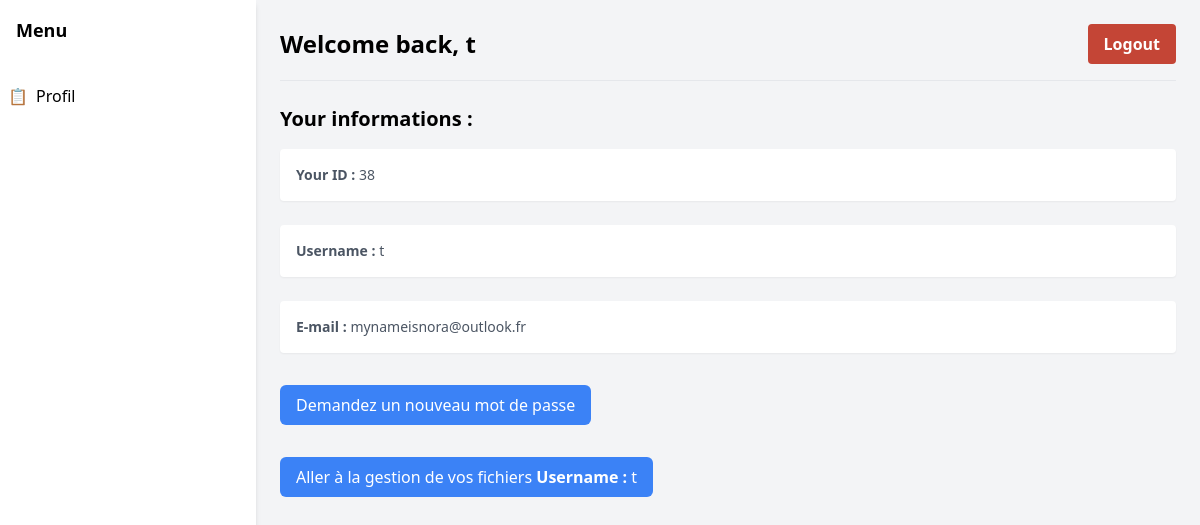
Page /user/user_settings_page/t on the committed database.
### tables this page shows
CREATE TABLE users (
    id INTEGER PRIMARY KEY AUTOINCREMENT,
    username TEXT UNIQUE NOT NULL,
    password TEXT NOT NULL,
    email TEXT UNIQUE,              
    is_admin INTEGER DEFAULT 0       
);

### routes/user.py (the view)
@user_blueprint.route("/user_settings_page/<username>")
def user_settings_page(username):
    user_info = db_manager.get_user_infos(username)
    print(user_info)
    print(f"Current session: {dict(session)}")
    return render_template('user_settings_page.html', user_info=user_info)  , 200

### managers/database_manager.py (called while the page is built)
    def _connect(self):
        return sqlite3.connect(self.db_path)

    def get_user_infos(self, username):
        conn = self._connect()
        cursor = conn.cursor()
        cursor.execute('SELECT id, username, email, is_admin FROM users WHERE username = ?', (username,))
        infos = cursor.fetchone()
        conn.close()
        return infos

### templates/user_settings_page.html (shortened to what this page needs)
<!DOCTYPE html>
<html lang="fr">
  <head>
    <link
      href="{{ url_for('static', filename='output.css') }}"
      rel="stylesheet"
    />
  </head>
  <body class="bg-gray-100">
    <div class="flex min-h-screen">
      <div class="w-64 bg-white shadow-md">
        <div class="p-4">
          <h1 class="text-lg font-bold">Menu</h1>
        </div>
        <nav class="mt-4">
          <ul>
            <li class="p-2 hover:bg-gray-200">
              <a href="#" class="flex items-center space-x-2">
                <span>📋</span>
                <span>Profil</span>
              </a>
            </li>
          </ul>
        </nav>
      </div>
      <div class="flex-1 p-6">
        <header class="flex justify-between items-center pb-4 border-b">
          <h1 class="text-2xl font-bold">Welcome back, {{ user_info[1] }}</h1>
          <button
            onclick="location.href='/logout'"
            class="btn-custom text-white px-4 py-2 rounded-md"
          >
            Logout
          </button>
        </header>
        <div class="mt-6">
          <h2 class="text-xl font-semibold mb-4">Your informations :</h2>
          <div class="space-y-4">
            <div class="p-4 bg-white rounded shadow-sm">
              <p class="text-sm text-gray-600">
                <strong>Your ID :</strong> {{ user_info[0] }}
              </p>
            </div>
          </div>
        </div>
        <div class="mt-6">
          <div class="space-y-4">
            <div class="p-4 bg-white rounded shadow-sm">
              <p class="text-sm text-gray-600">
                <strong>Username :</strong> {{ user_info[1] }}
              </p>
            </div>
          </div>
        </div>
        <div class="mt-6">
          <div class="space-y-4">
            <div class="p-4 bg-white rounded shadow-sm">
              <p class="text-sm text-gray-600">
                <strong>E-mail :</strong> {{ user_info[2] }}
              </p>
            </div>
          </div>
        </div>
        <div class="mt-8">
          <button
            onclick="document.getElementById('confirmationModal').classList.remove('hidden')"
            class="bg-blue-500 text-white px-4 py-2 rounded-md"
          >
            Demandez un nouveau mot de passe
          </button>
        </div>
        <div class="mt-8">
          <button
            onclick="location.href='{{ url_for('file.file_page', username=user_info[1]) }}'"
            class="bg-blue-500 text-white px-4 py-2 rounded-md"
          >
            Aller à la gestion de vos fichiers
            <strong>Username :</strong> {{ user_info[1] }}
          </button>
        </div>
      </div>
    </div>
  </body>
</html>

### rows in the picture
users: username "t", id "38", email "mynameisnora@outlook.fr"
